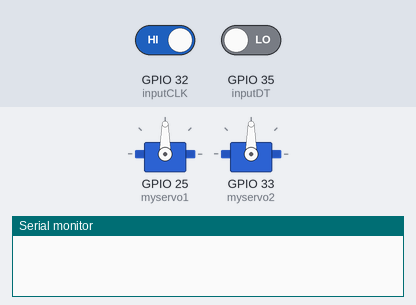
Recording of a program running on a simulated ESP32. On the bench: 2 × servo, the last lines printed to the serial monitor. The inputs (shaded band) are chosen by the test bench; at power-on: GPIO 32 (inputCLK) HIGH, GPIO 35 (inputDT) LOW.

Above: at 1.2 s.
1.3 s: GPIO 32 (inputCLK) driven LOW
At 2.3 s:
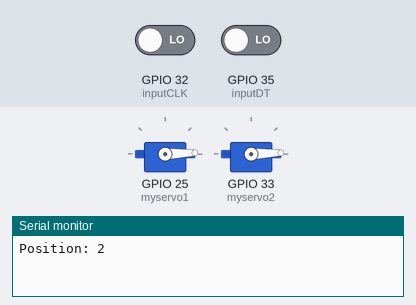
Timing chart, 0 to 4.3 s (numbered marks = the images above; inputs shaded):
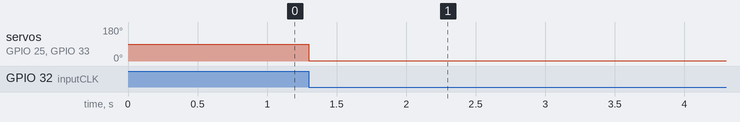

The program:

main.cpp
```cpp
 /*
  Rotary Encoder with Servo Motor Demo
  rot-encode-servo-demo.ino
  Demonstrates operation of Rotary Encoder
  Positions Servo Motor
  Displays results on Serial Monitor
  DroneBot Workshop 2019
  https://dronebotworkshop.com
*/

 // Include the Servo Library
#include <Arduino.h>
#include <ESP32Servo.h>

 // Rotary Encoder Inputs
 #define inputCLK 32
 #define inputDT 35

 // Create a Servo object
 Servo myservo1;
 Servo myservo2;

 int counter = 0;
 int currentStateCLK;
 int previousStateCLK;

 void setup() {
   pinMode (inputCLK, INPUT);
   pinMode (inputDT, INPUT);

   Serial.begin (9600);

   myservo1.attach(25);
   myservo2.attach(33);

   previousStateCLK = digitalRead(inputCLK);
 }

 void loop() {
   currentStateCLK = digitalRead(inputCLK);

   if (currentStateCLK != previousStateCLK){

     // Encoder is rotating counterclockwise
     if (digitalRead(inputDT) != currentStateCLK) {
       counter -= 2;
       if (counter <= 0){
        counter = 0;
       }

     } else {
       // Encoder is rotating clockwise
       counter += 2;
       if (counter >= 180){
        counter = 180;
       }

     }

     // Move the servo
     myservo1.write(counter);
     myservo2.write(counter);

     Serial.print("Position: ");
     Serial.println(counter);
   }
   previousStateCLK = currentStateCLK;
 }
```

Measured:
- after the input at 1.3 s, servo on GPIO 25 (myservo1), servo on GPIO 33 (myservo2): 90° → 2° at once
